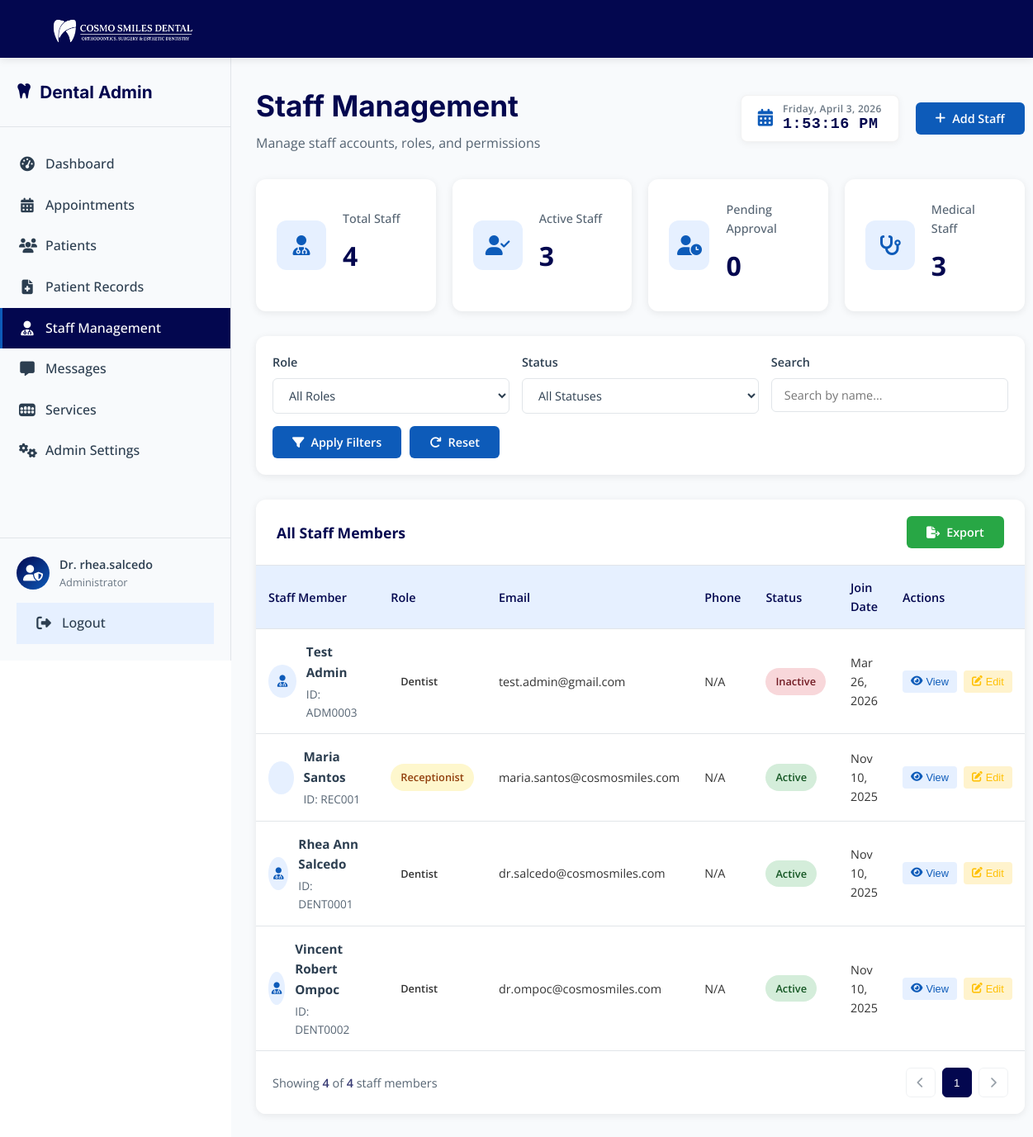
/public/admin/admin-staff.php (signed in), run on the app's committed database.
### tables this page shows
CREATE TABLE `staff_users` (
  `id` int(11) NOT NULL AUTO_INCREMENT,
  `staff_id` varchar(20) NOT NULL,
  `email` varchar(100) NOT NULL,
  `password` varchar(255) NOT NULL,
  `first_name` varchar(50) NOT NULL,
  `last_name` varchar(50) NOT NULL,
  `role` enum('receptionist','assistant_dentist') NOT NULL,
  `specialization` varchar(100) DEFAULT NULL,
  `department` varchar(100) DEFAULT NULL,
  `phone` varchar(15) DEFAULT NULL,
  `status` enum('active','inactive') DEFAULT 'active',
  `last_login` timestamp NULL DEFAULT NULL,
  `created_at` timestamp NOT NULL DEFAULT current_timestamp(),
  `updated_at` timestamp NOT NULL DEFAULT current_timestamp() ON UPDATE current_timestamp(),
  PRIMARY KEY (`id`),
  UNIQUE KEY `staff_id` (`staff_id`),
  UNIQUE KEY `email` (`email`)
);

### src/Controllers/AdminStaffController.php (called while the page is built, shortened)
<?php
class AdminStaffController {
    private $conn;
    public function __construct($pdo = null) {
        if ($pdo) {
            $this->conn = $pdo;
        } else {
            $this->db = new Database();
            $this->conn = $this->db->getConnection();
        }
    }
    public function getAllStaff($filters = []) {
        try {
            $limit = isset($filters['limit']) ? (int)$filters['limit'] : 5;
            $page = isset($filters['page']) ? (int)$filters['page'] : 1;
            $offset = ($page - 1) * $limit;
            $queryAdmin = "SELECT id, dentist_id as staff_id, first_name, last_name, email, role, status, created_at, 'admin_type' as user_type
                          FROM admin_users WHERE 1=1";
            $queryStaff = "SELECT id, staff_id, first_name, last_name, email, role, status, created_at, 'staff_type' as user_type
                          FROM staff_users WHERE 1=1";
            $paramsAdmin = [];
            $paramsStaff = [];
            $stmtCountAdmin = $this->conn->prepare("SELECT COUNT(*) FROM (" . $queryAdmin . ") as t");
            $stmtCountAdmin->execute($paramsAdmin);
            $countAdmin = $stmtCountAdmin->fetchColumn();
            $stmtCountStaff = $this->conn->prepare("SELECT COUNT(*) FROM (" . $queryStaff . ") as t");
            $stmtCountStaff->execute($paramsStaff);
            $countStaff = $stmtCountStaff->fetchColumn();
            $totalRecords = $countAdmin + $countStaff;
            $totalPages = ceil($totalRecords / $limit);
            $stmtAdmin = $this->conn->prepare($queryAdmin);
            $stmtAdmin->execute($paramsAdmin);
            $admins = $stmtAdmin->fetchAll(PDO::FETCH_ASSOC);
            $stmtStaff = $this->conn->prepare($queryStaff);
            $stmtStaff->execute($paramsStaff);
            $staff = $stmtStaff->fetchAll(PDO::FETCH_ASSOC);
            $combined = array_merge($admins, $staff);
            usort($combined, function($a, $b) {
                return strtotime($b['created_at']) - strtotime($a['created_at']);
            });
            $paginated = array_slice($combined, $offset, $limit);
            return [
                'staff' => $paginated,
                'total_records' => $totalRecords,
                'total_pages' => $totalPages,
                'current_page' => $page,
                'limit' => $limit
            ];
        } catch (Exception $e) {
            error_log("Error in getAllStaff: " . $e->getMessage());
            return ['staff' => [], 'total_records' => 0, 'total_pages' => 0];
        }
    }
    public function getStaffStats() {
        try {
            $stats = [
                'total' => 0,
                'active' => 0,
                'pending' => 0,
                'medical' => 0
            ];
            $stmtAdmin = $this->conn->query("SELECT status FROM admin_users");
            while ($row = $stmtAdmin->fetch(PDO::FETCH_ASSOC)) {
                $stats['total']++;
                if ($row['status'] === 'active') $stats['active']++;
                $stats['medical']++;
            }
            $stmtStaff = $this->conn->query("SELECT status, role FROM staff_users");
            while ($row = $stmtStaff->fetch(PDO::FETCH_ASSOC)) {
                $stats['total']++;
                if ($row['status'] === 'active') $stats['active']++;
            }
            return $stats;
        } catch (Exception $e) {
            error_log("Error in getStaffStats: " . $e->getMessage());
            return ['total' => 0, 'active' => 0, 'pending' => 0, 'medical' => 0];
        }
    }
}
?>

### public/admin/admin-staff.php (the view, shortened to what this page needs)
<?php
require_once __DIR__ . '/../../src/Controllers/AdminStaffController.php';
$database = new Database();
$pdo = $database->getConnection();
$controller = new AdminStaffController($pdo);
$page = isset($_GET['page']) ? (int)$_GET['page'] : 1;
$limit = 5;
$search = isset($_GET['search']) ? $_GET['search'] : '';
$role = isset($_GET['role']) ? $_GET['role'] : 'all';
$status = isset($_GET['status']) ? $_GET['status'] : 'all';
$data = $controller->getAllStaff([
    'page' => $page,
    'limit' => $limit,
    'search' => $search,
    'role' => $role,
    'status' => $status
]);
$staffList = isset($data['staff']) ? $data['staff'] : [];
$totalPages = isset($data['total_pages']) ? $data['total_pages'] : 1;
$totalRecords = isset($data['total_records']) ? $data['total_records'] : 0;
$stats = $controller->getStaffStats();
?>
<!DOCTYPE html>
<html lang="en">
<head>
    <link rel="stylesheet" href="https://cdnjs.cloudflare.com/ajax/libs/font-awesome/6.4.0/css/all.min.css">
</head>
<body>
    <?php include 'includes/admin-header.php'; ?>
    <div class="admin-container">
        <?php include 'includes/admin-sidebar.php'; ?>
        <main class="admin-main">
            <div class="dashboard-header">
                <div class="header-content">
                    <h1>Staff Management</h1>
                    <p>Manage staff accounts, roles, and permissions</p>
                </div>
                <div class="header-actions">
                    <div class="date-display">
                        <i class="fas fa-calendar-alt"></i>
                        <div class="clock-content">
                            <span id="admin-date">Loading...</span>
                            <span id="admin-time">00:00:00 AM</span>
                        </div>
                    </div>
                    <button class="btn btn-primary" id="add-staff-btn">
                        <i class="fas fa-plus"></i> Add Staff
                    </button>
                </div>
            </div>
            <div class="stats-grid">
                <div class="stat-card">
                    <div class="stat-icon"><i class="fas fa-user-md"></i></div>
                    <div class="stat-content">
                        <h3>Total Staff</h3>
                        <div class="stat-number"><?php echo isset($stats['total']) ? $stats['total'] : 0; ?></div>
                    </div>
                </div>
                <div class="stat-card">
                    <div class="stat-icon"><i class="fas fa-user-check"></i></div>
                    <div class="stat-content">
                        <h3>Active Staff</h3>
                        <div class="stat-number"><?php echo isset($stats['active']) ? $stats['active'] : 0; ?></div>
                    </div>
                </div>
                <div class="stat-card">
                    <div class="stat-icon"><i class="fas fa-user-clock"></i></div>
                    <div class="stat-content">
                        <h3>Pending Approval</h3>
                        <div class="stat-number"><?php echo isset($stats['pending']) ? $stats['pending'] : 0; ?></div>
                    </div>
                </div>
                <div class="stat-card">
                    <div class="stat-icon"><i class="fas fa-stethoscope"></i></div>
                    <div class="stat-content">
                        <h3>Medical Staff</h3>
                        <div class="stat-number"><?php echo isset($stats['medical']) ? $stats['medical'] : 0; ?></div>
                    </div>
                </div>
            </div>
            <div class="staff-filter">
                <div class="filter-row">
                    <div class="filter-group">
                        <label for="role-filter">Role</label>
                        <select id="role-filter" class="filter-control">
                            <option value="all" <?php echo $role == 'all' ? 'selected' : ''; ?>>All Roles</option>
                        </select>
                    </div>
                    <div class="filter-group">
                        <label for="status-filter">Status</label>
                        <select id="status-filter" class="filter-control">
                            <option value="all" <?php echo $status == 'all' ? 'selected' : ''; ?>>All Statuses</option>
                        </select>
                    </div>
                    <div class="filter-group">
                        <label for="search-filter">Search</label>
                        <input type="text" id="search-filter" class="filter-control" placeholder="Search by name..." value="<?php echo htmlspecialchars($search); ?>">
                    </div>
                    <div class="filter-actions">
                        <button class="btn btn-primary" id="apply-filters-btn">
                            <i class="fas fa-filter"></i> Apply Filters
                        </button>
                        <button class="btn" id="reset-filters-btn">
                            <i class="fas fa-redo"></i> Reset
                        </button>
                    </div>
                </div>
            </div>
            <div class="staff-table-container">
                <div class="table-header">
                    <h3>All Staff Members</h3>
                    <div class="table-actions">
                        <button class="btn btn-success" id="export-btn">
                            <i class="fas fa-file-export"></i> Export
                        </button>
                    </div>
                </div>
                <div class="table-content">
                    <table class="staff-table">
                        <thead>
                            <tr>
                                <th>Staff Member</th>
                                <th>Role</th>
                                <th>Email</th>
                                <th>Phone</th>
                                <th>Status</th>
                                <th>Join Date</th>
                                <th>Actions</th>
                            </tr>
                        </thead>
                        <tbody id="staff-table-body">
                            <?php if (empty($staffList)): ?>
                                <tr>
                                    <td colspan="7" style="text-align: center; padding: 40px;">No staff members found</td>
                                </tr>
                            <?php else: ?>
                                <?php foreach ($staffList as $staff): ?>
                                <tr>
                                    <td data-label="Staff Member">
                                        <div class="staff-info">
                                            <div class="staff-avatar">
                                                <i class="fas fa-user-<?php echo ($staff['user_type'] === 'admin_type') ? 'md' : 'user'; ?>"></i>
                                            </div>
                                            <div class="staff-details">
                                                <h4><?php echo htmlspecialchars($staff['first_name'] . ' ' . $staff['last_name']); ?></h4>
                                                <p>ID: <?php echo htmlspecialchars($staff['staff_id']); ?></p>
                                            </div>
                                        </div>
                                    </td>
                                    <td data-label="Role">
                                        <span class="staff-role role-<?php echo strtolower(str_replace(' ', '_', $staff['role'])); ?>"><?php
                                            $displayRole = str_replace('_', ' ', $staff['role']);
                                            echo ($displayRole === 'admin') ? 'Dentist' : htmlspecialchars(ucfirst($displayRole));
                                        ?></span>
                                    </td>
                                    <td data-label="Email"><?php echo htmlspecialchars($staff['email']); ?></td>
                                    <td data-label="Phone"><?php echo !empty($staff['phone']) ? htmlspecialchars($staff['phone']) : 'N/A'; ?></td>
                                    <td data-label="Status">
                                        <span class="staff-status status-<?php echo strtolower($staff['status']); ?>"><?php echo htmlspecialchars(ucfirst($staff['status'])); ?></span>
                                    </td>
                                    <td data-label="Join Date"><?php echo date('M d, Y', strtotime($staff['created_at'])); ?></td>
                                    <td data-label="Actions">
                                        <div class="staff-actions">
                                            <button class="action-btn view" data-id="<?php echo $staff['id']; ?>" data-type="<?php echo $staff['user_type']; ?>">
                                                <i class="fas fa-eye"></i> View
                                            </button>
                                            <button class="action-btn edit" data-id="<?php echo $staff['id']; ?>" data-type="<?php echo $staff['user_type']; ?>">
                                                <i class="fas fa-edit"></i> Edit
                                            </button>
                                        </div>
                                    </td>
                                </tr>
                                <?php endforeach; ?>
                            <?php endif; ?>
                        </tbody>
                    </table>
                </div>
                <div class="pagination-container">
                    <div class="pagination-info">
                        Showing <span><?php echo count($staffList); ?></span> of <span><?php echo $totalRecords; ?></span> staff members
                    </div>
                    <div class="pagination-controls" id="pagination-controls">
                        <button class="pagination-btn" id="prev-page" <?php echo $page <= 1 ? 'disabled' : ''; ?> data-page="<?php echo $page - 1; ?>">
                            <i class="fas fa-chevron-left"></i>
                        </button>
                        <div class="page-numbers">
                            <?php
                            $startPage = max(1, $page - 2);
                            $endPage = min($totalPages, $startPage + 4);
                            if ($endPage - $startPage < 4) $startPage = max(1, $endPage - 4);
                            for($i = $startPage; $i <= $endPage; $i++):
                            ?>
                                <button class="page-btn <?php echo $i === $page ? 'active' : ''; ?>" data-page="<?php echo $i; ?>"><?php echo $i; ?></button>
                            <?php endfor; ?>
                        </div>
                        <button class="pagination-btn" id="next-page" <?php echo $page >= $totalPages ? 'disabled' : ''; ?> data-page="<?php echo $page + 1; ?>">
                            <i class="fas fa-chevron-right"></i>
                        </button>
                    </div>
                </div>
            </div>
        </main>
    </div>
</body>
</html>

### data on the page
staff_users: first_name+last_name "Maria Santos", staff "REC001", role "Receptionist", email "maria.santos@cosmosmiles.com", status "Active", created_at "Nov 10, 2025"

### other printed values
$item['label'] "Dashboard"
$item['label'] "Appointments"
$item['label'] "Patients"
$item['label'] "Patient Records"
$item['label'] "Staff Management"
$item['label'] "Messages"
$item['label'] "Services"
$item['label'] "Admin Settings"
$sidebarAdminName "Dr. rhea.salcedo"
$sidebarAdminRole "Administrator"
$stats['total'] "4"
$stats['active'] "3"
$stats['pending'] "0"
$stats['medical'] "3"
$staff['first_name'] . ' ' . $staff['last_name'] "Test Admin"
